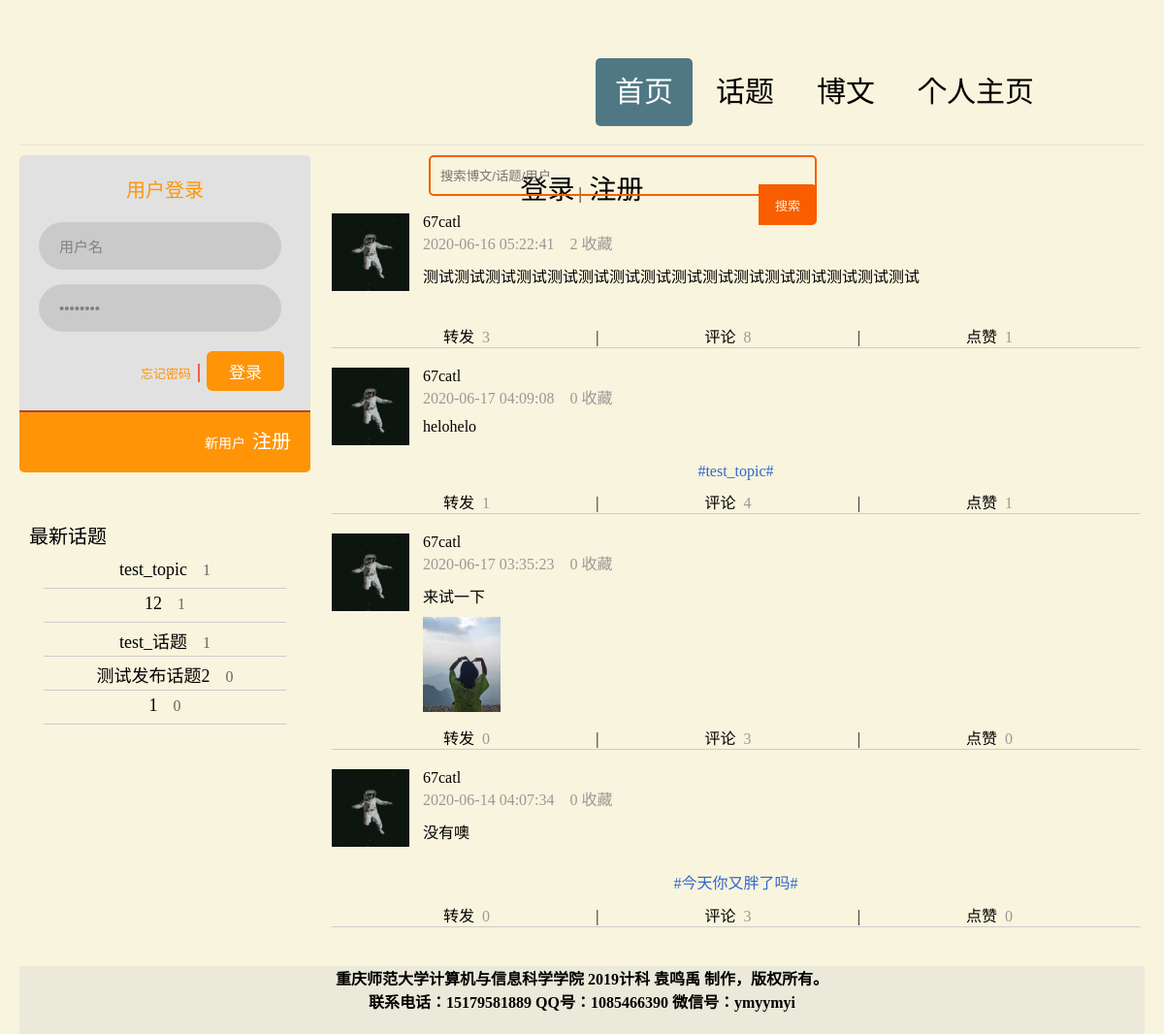
The page / on the database its author committed.
### tables this page shows
CREATE TABLE `tb_tk_topic`  (
  `tp_id` int(20) NOT NULL AUTO_INCREMENT,
  `tp_uid` int(20) NOT NULL,
  `tp_top` varchar(100) NOT NULL,
  `tp_content` varchar(100) NOT NULL,
  `tp_classid` int(20) NOT NULL,
  `tp_time` timestamp(0) NOT NULL DEFAULT CURRENT_TIMESTAMP(0) ON UPDATE CURRENT_TIMESTAMP(0),
  `tp_state` int(1) NOT NULL,
  `tp_aid` int(20) NULL DEFAULT NULL,
  `tp_adtime` timestamp(0) NULL DEFAULT NULL ON UPDATE CURRENT_TIMESTAMP(0),
  `tp_follow` int(20) NOT NULL,
  `tp_log` int(20) NOT NULL,
  PRIMARY KEY (`tp_id`) USING BTREE
);

CREATE TABLE `tb_tk_log`  (
  `log_id` int(20) NOT NULL AUTO_INCREMENT,
  `log_uid` int(20) NOT NULL,
  `log_content` varchar(300) NOT NULL,
  `log_pic1` varchar(100) NULL DEFAULT NULL,
  `log_pic2` varchar(100) NULL DEFAULT NULL,
  `log_pic3` varchar(100) NULL DEFAULT NULL,
  `log_time` timestamp(0) NULL DEFAULT NULL,
  `log_topid` int(20) NULL DEFAULT NULL,
  `log_state` int(1) NULL DEFAULT NULL,
  `log_adminid` int(20) NULL DEFAULT NULL,
  `log_adtime` timestamp(0) NULL DEFAULT NULL,
  `log_adreid` int(20) NULL DEFAULT NULL,
  `log_tag` int(20) NOT NULL,
  `log_trans` int(20) NOT NULL,
  `log_com` int(20) NOT NULL,
  `log_store` int(20) NOT NULL,
  PRIMARY KEY (`log_id`) USING BTREE
);

CREATE TABLE `tb_tk_user`  (
  `user_uid` int(20) NOT NULL AUTO_INCREMENT,
  `user_uname` varchar(100) NOT NULL,
  `user_upic` varchar(100) NULL DEFAULT NULL,
  `user_ustate` int(1) NOT NULL,
  `user_utime` timestamp(0) NULL DEFAULT NULL,
  `user_uword` varchar(100) NULL DEFAULT NULL,
  `user_ucard` varchar(30) NULL DEFAULT NULL,
  `user_pwd` varchar(50) NOT NULL,
  `user_tname` varchar(20) NULL DEFAULT NULL,
  `user_phone` varchar(20) NULL DEFAULT NULL,
  `user_locate` varchar(20) NULL DEFAULT NULL,
  `user_sex` int(1) NULL DEFAULT NULL,
  `user_pwq` varchar(50) NOT NULL,
  `user_pwa` varchar(50) NOT NULL,
  `user_bgtime` timestamp(0) NOT NULL DEFAULT CURRENT_TIMESTAMP(0) ON UPDATE CURRENT_TIMESTAMP(0),
  `user_follow` int(20) NOT NULL,
  `user_follower` int(20) NOT NULL,
  `user_friend` int(20) NOT NULL,
  `user_blog` int(20) NOT NULL,
  PRIMARY KEY (`user_uid`) USING BTREE
);

### index.php (the view, shortened to what this page needs)
<!doctype html>
<html>
<head>
<link rel="stylesheet" href="css/prin.css">
<link rel="stylesheet" href="css/frame.css">
</head>
<body>
<?php include("banner.php");?>
<div id="content">
	<div id="left">
    	<div id="login">
        	<?php
			include("index_user.php");
            ?>
        </div>
        <div id="topic" style="margin-top:30px;">
        	<div id="topic-top">&nbsp;&nbsp;最新话题</div>
        	<div id="topic-bottom">
            <?php
			$sql=mysqli_query($conn,"select * from tb_tk_topic where tp_state=1 order by tp_follow desc,tp_time desc limit 10");
			while($info=mysqli_fetch_array($sql)){
			?>
            <div><a href="topic_con_detail.php?id=<?php echo $info['tp_id'];?>"><?php echo $info['tp_top'];?></a>&nbsp;&nbsp;&nbsp;&nbsp;<span><?php echo $info['tp_follow'];?></span></div>
            <?php
			}
			?>
            </div>
        </div>
    </div>
    <div id="right">
    	<div id="search" class="bar">
        	<form action="search.php" method="get">
            	<input type="text" placeholder="搜索博文/话题/用户" name="keywd" style="width:400px;">
	            <button type="submit"></button>
            </form>
        </div>
        <br>
         <?php
	$sql=mysqli_query($conn,"select * from tb_tk_log join tb_tk_user on tb_tk_log.log_uid=tb_tk_user.user_uid where log_state=1 order by log_tag desc,log_com desc,log_trans desc,log_time desc limit 4");
	while($info=mysqli_fetch_array($sql)){
	?>
<div class="_hotlog">
	<div class="hotlog-top">
    	<div class="left">
            <img src="<?php echo $info['user_upic'];?>" width="80px" alt="">
        </div>
        <div class="right">
        	<div class="title">
          	    <div><a href="personal.php?state=1&uid=<?php echo $info['user_uid'];?>"><?php echo $info['user_uname'];?></a></div>
                <span><?php echo $info['log_time'];?> &nbsp;&nbsp; <?php echo $info['log_store'];?>&nbsp;收藏</span>
            </div>
            <div class="content" onclick="javascript:window.location='log_con_detail.php?id=<?php echo $log_id;?>';"><?php echo $info['log_content'];?></div>
            <div class="hotlog-img">
    	        <img src="<?php echo $info['log_pic1'];?>" alt="" width="80px"><img src="<?php echo $info['log_pic2'];?>" alt="" width="80px"><img src="<?php echo $info['log_pic3'];?>" alt="" width="80px">
            </div>
        </div>
    </div>
    <?php
	$tp_id=$info['log_topid'];
	$sql2=mysqli_query($conn,"select * from tb_tk_topic where tp_id='$tp_id'");
	$info2=mysqli_fetch_array($sql2);
	?>
    <div class="hotlog-topic"><?php if($info2){?> <a href="topic_con_detail.php?id=<?php echo $tp_id; ?>"> <?php echo "#".$info2['tp_top']."#"; ?> </a><?php } ?></div>
    <div class="hotlog-bottom">
        <div class="func" style="margin-left:10px;"><a href="log_con_detail.php?id=<?php echo $info['log_id'];?>&state=1">转发</a><span>&nbsp;&nbsp;<?php echo $info['log_trans'];?></span></div>&nbsp;|
        <div class="func"><a href="log_con_detail.php?id=<?php echo $info['log_id'];?>&state=2">评论</a><span>&nbsp;&nbsp;<?php echo $info['log_com'];?></span></div>&nbsp;|
        <div class="func"><a href="log_con_detail.php?id=<?php echo $info['log_id'];?>&state=3">点赞</a><span>&nbsp;&nbsp;<?php echo $info['log_tag'];?></span></div>
    </div>
</div>
    <?php
	}
	?>
</div>
<div id="bottom">重庆师范大学计算机与信息科学学院 2019计科 袁鸣禹 制作，版权所有。<br>联系电话：15179581889 QQ号：1085466390 微信号：ymyymyi</div>
</body>
</html>

### banner.php (shortened to what this page needs)
<div id="banner">
	<div id="banner1">
    </div>
    <div id="banner2">
        <div class="left">
	        <a href="index.php" class="left_index">首页</a>
            <a href="topic.php" class="left_topic">话题</a>
            <a href="log.php" class="left_log">博文</a>
            <a href="<?php if(isset($_SESSION['uid'])){?> personal.php?state=1&uid=<?php echo $uid; }else{ ?> user_login.php <?php } ?>" class="left_personal">个人主页</a>
        </div>
        <div class="right">
        <?php
		if(!isset($_SESSION['uid'])){
			?>
            <a href="user_login.php">登录</a>&nbsp;|&nbsp;
            <a href="register.php">注册</a>
            <?php
		}else{
			?>
            <a href="logout.php">注销</a>
            <?php
		}
		?>
        </div>
    </div>
</div>

### index_user.php (shortened to what this page needs)
<?php
if(!isset($_SESSION['uid'])){
    include("login.php");
}else{
	include("logged.php");
}
?>

### login.php (shortened to what this page needs)
<div class="login">
	<div class="login-top">
		<h2>用户登录</h2>
        <form action="check_login.php" method="post" name="form_log">
			<input type="text" value="用户名" name="username" id="username" onfocus="if(this.value=='用户名'){this.value='';}" onblur="if (this.value == '') {this.value = '用户名';}">
			<input type="password" name="pwd" id="pwd" value="password" onfocus="this.value = '';" onblur="if (this.value == '') {this.value = 'password';}">
	    <div class="forgot">
	    	<a href="#">忘记密码</a>
	    	<input type="submit" value="登录" name="submit" onClick="return checkinput();">
            </form>
	    </div>
	</div>
	<div class="login-bottom">
		<h3>新用户&nbsp;&nbsp;<a href="register.php">注册</a></h3>
	</div>
</div>

### css/prin.css (style rules this page uses)
#login { width:300px; }
#topic { width:300px;padding-top:20px; }
#topic-top { width:300px;height:40px;font-size:20px;font-weight:600px;font-family:"黑体"; }
#topic-bottom div { margin:0 auto;padding-bottom:5px;border-bottom:1px #CCC solid;width:250px;height:30px;text-align:center;margin-bottom:5px; }
#topic-bottom div a { text-decoration:none;font-size:18px;font-family:"黑体";color:#000; }
#topic-bottom div span { color:#666; }

### css/frame.css (style rules this page uses)
* { box-sizing: border-box; }
body { width: 1160px; margin: 0 auto; background-color: rgb(248,244,221); }
#banner { width: 1160px; margin-bottom: 10px; }
#banner2 { border-bottom: rgba(204, 204, 204, 0.4) solid 1px; width: 1160px; height: 100px; margin: 0 auto; text-align: center; line-height: 100px; }
#banner2 .left { margin-left: 500px; }
#banner2 .right { margin-left: 0px;; }
#banner2 .right { margin-left: 0px; }
#banner2 .left a { text-decoration: none; display: inline-block; padding-left: 20px; padding-right:20px; height: 70px; line-height: 70px; font-size: 30px; color: #000; font-family: "黑体"; margin-right: 0px; }
#banner2 .right a { text-decoration: none; display: inline-block; height: 70px; line-height: 70px; font-size: 28px; text-decoration: none; color: #000; font-family: "黑体"; }
#content { width: 1160px; vertical-align: top; padding-bottom: 20px; }
#left { display: inline-block; width: 300px; padding-bottom: 20px; margin-right: 18px; vertical-align: top; }
#right { display: inline-block; width: 833px; vertical-align: top; }
#bottom { background-color: rgba(204, 204, 204, 0.3); width: 1160px; height: 70px; text-align: center; font-weight: bold; padding-top: 0px; }
#search { margin-left: 100px; width:20px; padding: 10px 0; }
#search form { position: relative; width: 400px; margin: -10px auto; }
.bar input { border: none; outline: none; top: 0; right: 0; width: 100%; height: 42px; padding-left: 13px; border: 2px solid #f85d00; border-radius: 5px; background: transparent; }
.bar button { border: none; outline: none; position: absolute; margin-top: 30px; height: 42px; cursor: pointer; background: #f85d00; border-radius: 0 5px 5px 0; width: 60px; top: 0; right: 0; }
.bar button:before { content: "搜索"; font-size: 13px; color: #F9F0DA; }

### css/login.css (style rules this page uses)
.login { width: 300px;;margin: 0 auto; }
.login-top { background: #E1E1E1;border-radius: 25px 25px 0px 0px;border-radius: 5px 5px 0px 0px;padding-top:20px;padding-bottom:20px;padding-left:20px;padding-right:20px; }
.login-top h2 { text-align: center;font-size: 20px;font-weight: 500;color: #ff9406;margin: 0px 0px 20px 0px; }
.login-top input[type="text"] { outline: none;font-size: 15px;font-weight: 500;color: #818181;padding: 15px 20px;background: #CACACA;border: 1px solid #ccc;border-radius:25px;width:250px; }
.login-top input[type="password"] { outline: none;font-size: 15px;font-weight: 500;color: #818181;padding: 15px 20px;background: #CACACA;border: 1px solid #ccc;border-radius:25px;margin-top:15px;width:250px;margin-bottom:20px; }
.forgot a { text-decoration:none;font-size: 13px;font-weight: 500;color:#ff9406;display: inline-block;border-right: 2px solid #F45B4B;padding: 0px 7px 0px 0px; }
.forgot input[type="submit"] { background: #ff9406;color: #FFF;font-size: 17px;font-weight: 400;padding: 8px 7px;width:80px;display: inline-block;cursor: pointer;border-radius: 6px;margin: 0px 7px 0px 3px;outline: none;border: none; }
.forgot { text-align: right; }
.login-bottom { background: #ff9406;padding-right:20px;padding-bottom:5px;border-radius: 0px 0px 5px 5px;text-align: right;border-top: 2px solid #AD4337; }
.login-bottom h3 { font-size: 14px;font-weight: 500;color: #fff; }
.login-bottom h3 a { text-decoration:none;font-size: 20px;font-weight: 500;color: #fff; }

### banner.php (style rules this page uses)
#banner1 { width:1160px;height:50px;text-align:right;line-height:50px; }
input[type="submit"] { background: #ff9406;color: #FFF;font-size: 17px;font-weight: 400;padding: 8px 7px;width:80px;display: inline-block;cursor: pointer;border-radius: 6px;margin: 0px 7px 0px 3px;outline: none;border: none; }
input[type="text"] { width:600px;padding-left:10px;padding-right:10px; }

### rows shown on the page
tb_tk_topic: tp_top "test_topic", tp_follow "1"
tb_tk_topic: tp_top "12", tp_follow "1"
tb_tk_topic: tp_top "test_话题", tp_follow "1"
tb_tk_topic: tp_top "测试发布话题2", tp_follow "0"
tb_tk_topic: tp_top "1", tp_follow "0"
tb_tk_log: tb_tk_user.user_upic (picture), tb_tk_user.user_uname "67catl", log_time "2020-06-16 05:22:41", log_store "2", log_content "测试测试测试测试测试测试测试测试测试测试测试测试测试测试测试测试", log_trans "3", log_com "8", log_tag "1"
tb_tk_log: tb_tk_user.user_upic (picture), tb_tk_user.user_uname "67catl", log_time "2020-06-17 04:09:08", log_store "0", log_content "helohelo", tb_tk_topic.tp_top "test_topic", log_trans "1", log_com "4", log_tag "1"
tb_tk_log: tb_tk_user.user_upic (picture), tb_tk_user.user_uname "67catl", log_time "2020-06-17 03:35:23", log_store "0", log_content "来试一下", log_pic1 (picture), log_trans "0", log_com "3", log_tag "0"
tb_tk_log: tb_tk_user.user_upic (picture), tb_tk_user.user_uname "67catl", log_time "2020-06-14 04:07:34", log_store "0", log_content "没有噢", tb_tk_topic.tp_top "今天你又胖了吗", log_trans "0", log_com "3", log_tag "0"
